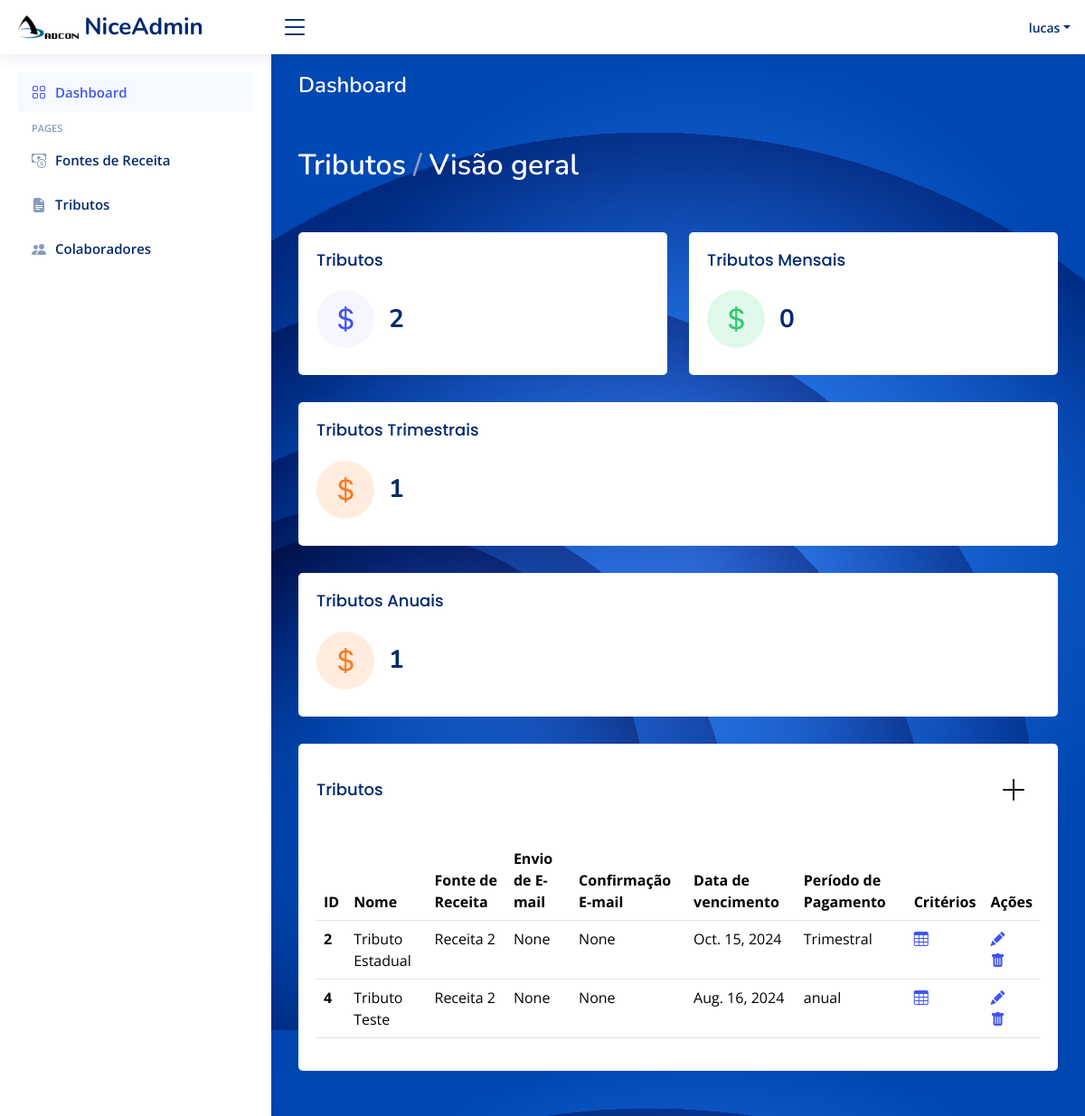
/tributos (signed in), run on the app's committed database.
### app/models.py (models this page shows)
class Tributo(models.Model):
    id_tributo = models.AutoField(primary_key=True)
    nome = models.CharField(max_length=100, blank=True, null=True)
    envio_email = models.DateField(blank=True, null=True)
    confirmacao_email = models.DateField(blank=True, null=True)
    id_data_vencimento_vencimento = models.ForeignKey(Vencimento, on_delete=models.CASCADE)
    id_fonte_receita_fonte_receita = models.ForeignKey(FonteReceita, on_delete=models.CASCADE)

class FonteReceita(models.Model):
    id_fonte_receita = models.AutoField(primary_key=True)
    nome = models.CharField(max_length=100, blank=True, null=True)

class Vencimento(models.Model):
    id_data_vencimento = models.AutoField(primary_key=True)
    dia = models.DateField(blank=True, null=True)
    periodo_pagamento = models.CharField(max_length=100, blank=True, null=True)

### app/views.py (the view, shortened to what this page needs)
# urls.py: path("tributos", views.tributos, name="tributos"),
@login_required(login_url='/')
def tributos(request):
    tributos = Tributo.objects.all()
    fontes_receitas = FonteReceita.objects.all()
    tributos_mensais = Tributo.objects.filter(id_data_vencimento_vencimento__periodo_pagamento="Mensal").count()
    tributos_trimestral = Tributo.objects.filter(id_data_vencimento_vencimento__periodo_pagamento="Trimestral").count()
    tributos_anual = Tributo.objects.filter(id_data_vencimento_vencimento__periodo_pagamento="anual").count()
    return render(request, 'frontend/tributos.html',
                  {
                      "fontes_receita": fontes_receitas,
                      "tributos": tributos,
                      "tributos_mensais": tributos_mensais,
                      "tributos_trimestral": tributos_trimestral,
                      "tributos_anual": tributos_anual
                  })

### app/templates/frontend/tributos.html (shortened to what this page needs)
<!DOCTYPE html>
<html lang="en">
{% load static %}
<head>
  <link href="{% static "vendor/bootstrap/css/bootstrap.min.css" %}" rel="stylesheet">
  <link href="{% static "vendor/bootstrap-icons/bootstrap-icons.css" %}" rel="stylesheet">
  <link href="{% static "vendor/boxicons/css/boxicons.min.css" %}" rel="stylesheet">
  <link href="{% static "vendor/quill/quill.snow.css" %}" rel="stylesheet">
  <link href="{% static "vendor/quill/quill.bubble.css" %}" rel="stylesheet">
  <link href="{% static "vendor/remixicon/remixicon.css" %}" rel="stylesheet">
  <link href="{% static "vendor/simple-datatables/style.css" %}" rel="stylesheet">
  <link href="{% static "css/style.css" %}" rel="stylesheet">
</head>
<body>
  <header id="header" class="header fixed-top d-flex align-items-center">
    <div class="d-flex align-items-center justify-content-between">
      <a href="{% url 'index' %}" class="logo d-flex align-items-center">
        <img src="{% static "img/logo.png" %}" alt="">
        <span class="d-none d-lg-block">NiceAdmin</span>
      </a>
      <i class="bi bi-list toggle-sidebar-btn"></i>
    </div>
    <nav class="header-nav ms-auto">
      <ul class="d-flex align-items-center">
        <li class="nav-item dropdown pe-3">
          <a class="nav-link nav-profile d-flex align-items-center pe-0" href="#" data-bs-toggle="dropdown">
            <span class="d-none d-md-block dropdown-toggle ps-2">{{user.username}}</span>
          </a>
        </li>
      </ul>
    </nav>
  </header>
  <aside id="sidebar" class="sidebar">
    <ul class="sidebar-nav" id="sidebar-nav">
      <li class="nav-item">
        <a class="nav-link " href="{% url 'index' %}">
          <i class="bi bi-grid"></i>
          <span>Dashboard</span>
        </a>
      </li>
      <li class="nav-heading">Pages</li>
      <li class="nav-item">
        <a class="nav-link collapsed" href="{% url 'fontes_receitas' %}">
          <i class="bi bi-cash-coin"></i>
          <span>Fontes de Receita</span>
        </a>
      </li>
      <li class="nav-item">
        <a class="nav-link collapsed" href="{% url 'tributos' %}">
          <i class="bi bi-file-earmark-text-fill"></i>
          <span>Tributos</span>
        </a>
      </li>
      <li class="nav-item">
        <a class="nav-link collapsed" href={% url 'colaboradores' %}>
          <i class="bi bi-people-fill"></i>
          <span>Colaboradores</span>
        </a>
      </li>
    </ul>
  </aside>
  <main id="main" class="main" style="background-image: url('{% static "img/graphic-side.svg" %}');">
    <div class="pagetitle">
      <h1 style="color: white;">Dashboard</h1>
      <nav>
        <ol class="breadcrumb" style="margin-bottom: 50px; margin-top: 50px; font-size: xx-large;">
          <li class="breadcrumb-item" style="color: white;">Tributos</li>
          <li class="breadcrumb-item" style="color: white;" >Visão geral</li>
        </ol>
      </nav>
    </div>
    <section class="section dashboard">
      <div class="row">
        <div>
          <div class="row">
            <div class="col-xxl-3 col-md-6">
              <div class="card info-card sales-card">
                <div class="card-body">
                  <h5 class="card-title">Tributos</h5>
                  <div class="d-flex align-items-center">
                    <div class="card-icon rounded-circle d-flex align-items-center justify-content-center">
                        <i class="bi bi-currency-dollar"></i>
                    </div>
                    <div class="ps-3">
                      <h6>{{ tributos.count }}</h6>
                    </div>
                  </div>
                </div>
              </div>
            </div>
            <div class="col-xxl-3 col-md-6">
              <div class="card info-card revenue-card">
                <div class="card-body">
                  <h5 class="card-title">Tributos Mensais</h5>
                  <div class="d-flex align-items-center">
                    <div class="card-icon rounded-circle d-flex align-items-center justify-content-center">
                      <i class="bi bi-currency-dollar"></i>
                    </div>
                    <div class="ps-3">
                      <h6>{{ tributos_mensais }}</h6>
                    </div>
                  </div>
                </div>
              </div>
            </div>
            <div class="col-xxl-3 col-xl-12">
              <div class="card info-card customers-card">
                <div class="card-body">
                  <h5 class="card-title">Tributos Trimestrais</h5>
                  <div class="d-flex align-items-center">
                    <div class="card-icon rounded-circle d-flex align-items-center justify-content-center">
                        <i class="bi bi-currency-dollar"></i>
                    </div>
                    <div class="ps-3">
                      <h6>{{ tributos_trimestral }}</h6>
                    </div>
                  </div>
                </div>
              </div>
            </div>
            <div class="col-xxl-3 col-xl-12">
              <div class="card info-card customers-card">
                <div class="card-body">
                  <h5 class="card-title">Tributos Anuais</h5>
                  <div class="d-flex align-items-center">
                    <div class="card-icon rounded-circle d-flex align-items-center justify-content-center">
                        <i class="bi bi-currency-dollar"></i>
                    </div>
                    <div class="ps-3">
                      <h6>{{ tributos_anual }}</h6>
                    </div>
                  </div>
                </div>
              </div>
            </div>
            <div class="col-12">
                <div class="card">
                    <div class="card-body">
                      <h5 class="card-title" style="display: flex; justify-content: space-between;">
                        <span><h5 class="card-title">Tributos</h5></span>
                        <button type="button" class="btn" data-bs-toggle="modal" data-bs-target="#tributos">
                          <i style="font-size: 2rem; color: black;" class="bi bi-plus-lg"></i>
                        </button>
                    </h5>
                      <table class="table">
                        <thead>
                          <tr>
                            <th scope="col">ID</th>
                            <th scope="col">Nome</th>
                            <th scope="col">Fonte de Receita</th>
                              <th scope="col">Envio de E-mail</th>
                              <th scope="col">Confirmação E-mail</th>
                            <th scope="col">Data de vencimento</th>
                              <th scope="col">Período de Pagamento</th>
                            <th scope="col">Critérios</th>
                            <th scope="col">Ações</th>
                          </tr>
                        </thead>
                        <tbody>
                        {% for tributo in tributos %}
                          <tr>
                            <th scope="row">{{ tributo.id_tributo }}</th>
                            <td>{{ tributo.nome }}</td>
                            <td>{{ tributo.id_fonte_receita_fonte_receita.nome }}</td>
                              <td>{{ tributo.envio_email }}</td>
                              <td>{{ tributo.confirmacao_email }}</td>
                            <td>{{ tributo.id_data_vencimento_vencimento.dia}}</td>
                            <td>{{ tributo.id_data_vencimento_vencimento.periodo_pagamento}}</td>
                            <td><a href="{% url 'criterios' tributo_id=tributo.id_tributo %}"><i class="bi bi-table"></i></a></td>
                            <td>
                                <a href="{% url 'update_tributo' tributo_id=tributo.id_tributo %}">
                                    <i class="bi bi-pencil-fill" style="margin-right: 17%; margin-left: 0%;"></i>
                                </a>
                                <a href="{% url 'delete_tributo' tributo_id=tributo.id_tributo %}"><i class="bi bi-trash-fill" style="margin-right: 17%;"></i></a>
                            </td>
                          </tr>
                        {% endfor %}
                        </tbody>
                      </table>
                    </div>
                  </div>
            </div>
          </div>
        </div>
            </div>
    </section>
  </main>
</body>
</html>

### app/static/css/style.css (style rules this page uses)
:root { scroll-behavior: smooth; }
body { font-family: "Open Sans", sans-serif; background: #f6f9ff; color: #444444; }
a { color: #4154f1; text-decoration: none; }
h1, h2, h3, h4, h5, h6 { font-family: "Nunito", sans-serif; }
#main { margin-top: 60px; padding: 20px 30px; transition: all 0.3s; }
.pagetitle { margin-bottom: 10px; }
.pagetitle h1 { font-size: 24px; margin-bottom: 0; font-weight: 600; color: #012970; }
.card { margin-bottom: 30px; border: none; border-radius: 5px; box-shadow: 0px 0 30px rgba(1, 41, 112, 0.1); }
.card-title { padding: 20px 0 15px 0; font-size: 18px; font-weight: 500; color: #012970; font-family: "Poppins", sans-serif; }
.card-title span { color: #899bbd; font-size: 14px; font-weight: 400; }
.card-body { padding: 0 20px 20px 20px; }
.breadcrumb { font-size: 14px; font-family: "Nunito", sans-serif; color: #899bbd; font-weight: 600; }
.breadcrumb .breadcrumb-item::before { color: #899bbd; }
.logo { line-height: 1; }
@media (min-width: 1200px) { .logo { width: 280px; } }
.logo img { max-height: 26px; margin-right: 6px; }
.logo span { font-size: 26px; font-weight: 700; color: #012970; font-family: "Nunito", sans-serif; }
.header { transition: all 0.5s; z-index: 997; height: 60px; box-shadow: 0px 2px 20px rgba(1, 41, 112, 0.1); background-color: #fff; padding-left: 20px; }
.header .toggle-sidebar-btn { font-size: 32px; padding-left: 10px; cursor: pointer; color: #012970; }
.header-nav ul { list-style: none; }
.header-nav>ul { margin: 0; padding: 0; }
.header-nav .nav-profile { color: #012970; }
.header-nav .nav-profile span { font-size: 14px; font-weight: 600; }
.sidebar { position: fixed; top: 60px; left: 0; bottom: 0; width: 300px; z-index: 996; transition: all 0.3s; padding: 20px; overflow-y: auto; scrollbar-width: thin; scrollbar-color: #aab7cf transparent; box-shadow: 0px 0px 20px rgba(1, 41, 112, 0.1); background-color: #fff; }
@media (min-width: 1200px) { #main, #footer { margin-left: 300px; } }
.sidebar-nav { padding: 0; margin: 0; list-style: none; }
.sidebar-nav li { padding: 0; margin: 0; list-style: none; }
.sidebar-nav .nav-item { margin-bottom: 5px; }
.sidebar-nav .nav-heading { font-size: 11px; text-transform: uppercase; color: #899bbd; font-weight: 600; margin: 10px 0 5px 15px; }
.sidebar-nav .nav-link { display: flex; align-items: center; font-size: 15px; font-weight: 600; color: #4154f1; transition: 0.3; background: #f6f9ff; padding: 10px 15px; border-radius: 4px; }
.sidebar-nav .nav-link i { font-size: 16px; margin-right: 10px; color: #4154f1; }
.sidebar-nav .nav-link.collapsed { color: #012970; background: #fff; }
.sidebar-nav .nav-link.collapsed i { color: #899bbd; }
.dashboard .info-card { padding-bottom: 10px; }
.dashboard .info-card h6 { font-size: 28px; color: #012970; font-weight: 700; margin: 0; padding: 0; }
.dashboard .card-icon { font-size: 32px; line-height: 0; width: 64px; height: 64px; flex-shrink: 0; flex-grow: 0; }
.dashboard .sales-card .card-icon { color: #4154f1; background: #f6f6fe; }
.dashboard .revenue-card .card-icon { color: #2eca6a; background: #e0f8e9; }
.dashboard .customers-card .card-icon { color: #ff771d; background: #ffecdf; }

### data on the page
Tributo: id_tributo "2", nome "Tributo Estadual", id_fonte_receita_fonte_receita.nome "Receita 2", envio_email "None", confirmacao_email "None", id_data_vencimento_vencimento.dia "Oct. 15, 2024", id_data_vencimento_vencimento.periodo_pagamento "Trimestral"
Tributo: id_tributo "4", nome "Tributo Teste", id_fonte_receita_fonte_receita.nome "Receita 2", envio_email "None", confirmacao_email "None", id_data_vencimento_vencimento.dia "Aug. 16, 2024", id_data_vencimento_vencimento.periodo_pagamento "anual"

### other printed values
{{ user.username }} "lucas"
{{ tributos.count }} "2"
{{ tributos_mensais }} "0"
{{ tributos_trimestral }} "1"
{{ tributos_anual }} "1"
